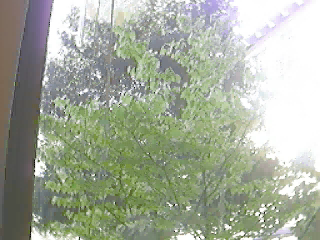
//> input picture frame 45 of src/opencvdemo/tree.avi, 320 x 240 px
$ ./example_15-03 ../../JWKS-Server/GRADEBOT.png   (built with g++ and OpenCV 4)
//> lines starting //> are read from the running program, lines starting //| are printed output that depends on the picture; after the words box and inside, x2 and y2 are one past the last pixel; in counts of white or black regions, pixels touching at a corner belong together
//Example 15-3. Computing the on and off-diagonal elements of a variance/covariance model
#include <opencv2/opencv.hpp>
#include <vector>
#include <iostream>
#include <cstdlib>
#include <fstream>

using namespace std;

vector<cv::Mat> planes(3);
vector<cv::Mat> sums(3);
vector<cv::Mat> xysums(6);
cv::Mat sum, sqsum;
int image_count = 0;

//A function to accumulate
// the information we need for our variance computation:
//
void accumulateVariance(
	cv::Mat& I) {
	if( sum.empty() ) {
		sum = cv::Mat::zeros( I.size(), CV_32FC(I.channels()) );
		sqsum = cv::Mat::zeros( I.size(), CV_32FC(I.channels()) );
		image_count = 0;
	}
	cv::accumulate( I, sum );
	cv::accumulateSquare( I, sqsum );
	image_count++;
}

//The associated variance computation function would then be:
// (note that 'variance' is sigma^2)
//
// [5 lines left out: function computeVariance, not called in this run]

//Same as above function, but compute standard deviation
void computeStdev(
	cv::Mat& std__) {
	double one_by_N = 1.0 / image_count;
	cv::sqrt(((one_by_N * sqsum) -((one_by_N * one_by_N) * sum.mul(sum))), std__);
}

//And avg images
void computeAvg(
	cv::Mat& av) {
	double one_by_N = 1.0 / image_count;
	av = one_by_N * sum;
}

// ===================================================================//


// [74 lines left out: functions accumulateCovariance, computeCoariance, help, not called in this run]

//////////////  Borrowed code from example_15-02  //////////////////////

// Global storage
//
// Float, 3-channel images
//
cv::Mat image; // movie frame
cv::Mat IavgF, IdiffF, IhiF, IlowF; //threshold
cv::Mat tmp, mask; //scratch and our mask

// Float, 1-channel images
//
vector<cv::Mat> Igray(3); //scratch to split image
vector<cv::Mat> Ilow(3);//low per pixel thresh
vector<cv::Mat> Ihi(3); //high per pixel thresh

// Byte, 1-channel image
//
cv::Mat Imaskt; //Temp mask

// Thresholds
//
float high_thresh = 21.0;  //scaling the thesholds in backgroundDiff()
float low_thresh = 2.0;    //

// I is just a sample image for allocation purposes
// (passed in for sizing)
//
void AllocateImages( const cv::Mat& I ) {
	cv::Size sz = I.size();
	IavgF = cv::Mat::zeros(sz, CV_32FC3 );
	IdiffF = cv::Mat::zeros(sz, CV_32FC3 );
	IhiF = cv::Mat::zeros(sz, CV_32FC3 );
	IlowF = cv::Mat::zeros(sz, CV_32FC3 );
	tmp = cv::Mat::zeros( sz, CV_32FC3 );
	Imaskt = cv::Mat( sz, CV_32FC1 );
}


void setHighThreshold( float scale ) {
	IhiF = IavgF + (IdiffF * scale);
	cv::split( IhiF, Ihi );
}

void setLowThreshold( float scale ) {
	IlowF = IavgF - (IdiffF * scale);
	cv::split( IlowF, Ilow );
}

void createModelsfromStats() {
	//IavgF is already set;
	//IdiffF is the standard deviation image...

	// Make sure diff is always something
	//
	IdiffF += cv::Scalar( 0.1, 0.1, 0.1 );
	setHighThreshold( high_thresh);
	setLowThreshold( low_thresh);
}


// Create a binary: 0,255 mask where 255 (red) means foreground pixel
// I      Input image, 3-channel, 8u
// Imask  Mask image to be created, 1-channel 8u
//
void backgroundDiff(
		cv::Mat& I,
		cv::Mat& Imask) {

	I.convertTo( tmp, CV_32F ); // To float
	cv::split( tmp, Igray );

	// Channel 1
	//
	cv::inRange( Igray[0], Ilow[0], Ihi[0], Imask );

	// Channel 2
	//
	cv::inRange( Igray[1], Ilow[1], Ihi[1], Imaskt );
	Imask = cv::min( Imask, Imaskt );

	// Channel 3
	//
	cv::inRange( Igray[2], Ilow[2], Ihi[2], Imaskt );
	Imask = cv::min( Imask, Imaskt );

	// Finally, invert the results
	//
	Imask = 255 - Imask;
}


void showForgroundInRed( char** argv, const cv::Mat &img) {
		cv::Mat rawImage;
		cv::split( img, Igray );
		Igray[2] = cv::max( mask, Igray[2] );
		cv::merge( Igray, rawImage );
		cv::imshow( argv[0], rawImage );
		cv::imshow("Segmentation", mask);
}

// [15 lines left out: function adjustThresholds, not called in this run]

int main( int argc, char** argv) {
	cv::namedWindow( argv[0], cv::WINDOW_AUTOSIZE );
	cv::VideoCapture cap;
	// [6 lines of commented-out code are left out]
  cap.open("E:/app/julia/Learning-OpenCV-3_examples/tree.avi");
	int number_to_train_on = atoi("50");

	// FIRST PROCESSING LOOP (TRAINING):
	//
	int image_count = 0;
	int key;
	bool first_frame = true;
	cout << "Total frames to train on = " << number_to_train_on << endl; //db
	while(1) {
		cout << "frame#: " << image_count << endl;
		cap >> image;
//> image is the input picture: 240 rows x 320 cols, CV_8UC3; mean B, G, R 155, 171.9, 164.7
		if( !image.data ) exit(1); // Something went wrong, abort
		if(image_count == 0) AllocateImages( image );
		accumulateVariance(image);
//> in accumulateVariance, `cv::accumulateSquare( I, sqsum );`:
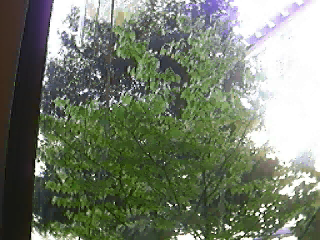
//> sqsum: 240 rows x 320 cols, CV_32FC3; mean B, G, R 27765.3, 32257.1, 30033.8; drawn with min black and max white
		cv::imshow( argv[0], image );
		image_count++;
		if( (key = cv::waitKey(7)) == 27 || key == 'q' || key == 'Q' || image_count >= number_to_train_on) break; //Allow early exit on space, esc, q
//> the 'q' key is pressed
	}

	// We have accumulated our training, now create the models
	//
	cout << "Creating the background model" << endl;
	computeAvg(IavgF);
	computeStdev(IdiffF);
	createModelsfromStats();
	cout << "Done!  Hit any key to continue into single step. Hit 'a' or 'A' to adjust thresholds, esq, 'q' or 'Q' to quit\n" << endl;

	// SECOND PROCESSING LOOP (TESTING):
	//
	cv::namedWindow("Segmentation", cv::WINDOW_AUTOSIZE ); //For the mask image
	while((key = cv::waitKey()) != 27 || key == 'q' || key == 'Q'  ) { // esc, 'q' or 'Q' to exit
//> the 'q' key is pressed
		cap >> image;
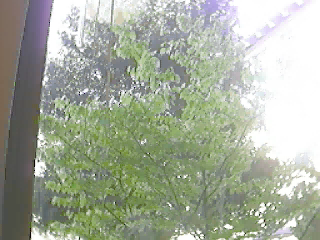
//> input picture frame 46 of src/opencvdemo/tree.avi, 320 x 240 px
//> image is the input picture: 240 rows x 320 cols, CV_8UC3; mean B, G, R 154.8, 171.9, 164.6
		if( !image.data ) exit(0);
		cout <<  image_count++ << endl;
		backgroundDiff( image, mask );
//> in backgroundDiff, `cv::inRange( Igray[0], Ilow[0], Ihi[0], Imask );`:
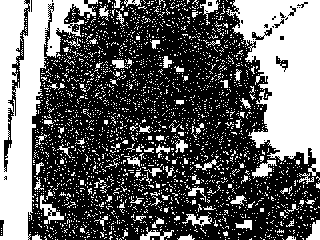
//> Imask: 240 rows x 320 cols, CV_8UC1; 38.9% white; 2749 white regions (2658 under 20 px), largest, box (x1, y1, x2, y2) and area: (226, 0, 320, 176) 10005, (0, 0, 98, 240) 9322, (40, 195, 64, 224) 242
//> in backgroundDiff, `cv::inRange( Igray[1], Ilow[1], Ihi[1], Imaskt );`: Imaskt: 240 rows x 320 cols, CV_8UC1; 43.6% white; 2628 white regions (2490 under 20 px), largest, box (x1, y1, x2, y2) and area: (230, 0, 320, 179) 10199, (0, 0, 98, 240) 9917, (133, 226, 175, 240) 209
//> in backgroundDiff, `Imask = cv::min( Imask, Imaskt );`: Imask: 240 rows x 320 cols, CV_8UC1; 33.6% white; 1499 white regions (1427 under 20 px), largest, box (x1, y1, x2, y2) and area: (233, 0, 320, 176) 9705, (0, 0, 53, 240) 7966, (46, 0, 98, 58) 1050
//> in backgroundDiff, `cv::inRange( Igray[2], Ilow[2], Ihi[2], Imaskt );`:
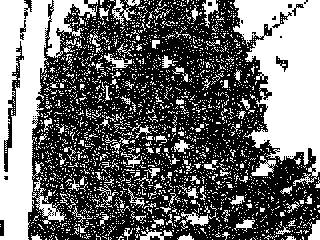
//> Imaskt: 240 rows x 320 cols, CV_8UC1; 42.3% white; 2643 white regions (2524 under 20 px), largest, box (x1, y1, x2, y2) and area: (233, 0, 320, 186) 9985, (0, 0, 98, 240) 9907, (251, 156, 276, 176) 240
//> in backgroundDiff, `Imask = cv::min( Imask, Imaskt );`:
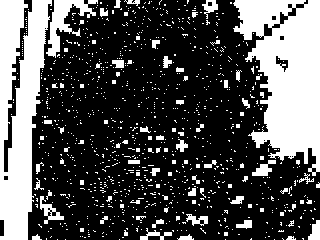
//> Imask: 240 rows x 320 cols, CV_8UC1; 31.3% white; 1030 white regions (974 under 20 px), largest, box (x1, y1, x2, y2) and area: (233, 0, 320, 176) 9609, (0, 0, 52, 240) 7894, (46, 0, 98, 58) 1028
		cv::imshow("Segmentation", mask);

		// A simple visualization is to write to the red channel
		//
		showForgroundInRed( argv, image);
//> in showForgroundInRed, `cv::merge( Igray, rawImage );`:
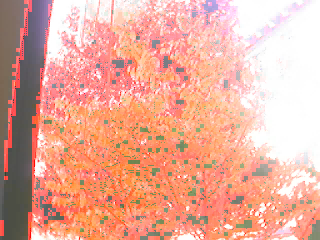
//> rawImage: 240 rows x 320 cols, CV_8UC3; mean B, G, R 154.8, 171.9, 231.5
		if(key == 'a') {
//> the 'q' key is pressed
			cout << "In adjust thresholds, 'H' or 'h' == high thresh up or down; 'L' or 'l' for low thresh up or down." << endl;
			cout << " esq, 'q' or 'Q' to quit " << endl;
			adjustThresholds(argv, image);
			cout << "Done with adjustThreshold, back to frame stepping, esq, q or Q to quit." << endl;
		}
	}
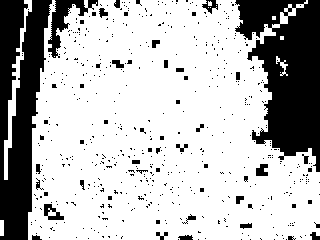
//> mask: 240 rows x 320 cols, CV_8UC1; 73.3% white; 556 black regions (525 under 20 px), largest, box (x1, y1, x2, y2) and area: (235, 0, 320, 172) 9103, (0, 0, 52, 240) 7889, (48, 0, 98, 58) 857
	exit(0);
//> (the program exits here)
